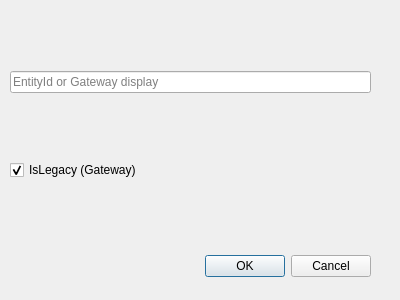
<?xml version="1.0" encoding="UTF-8"?>
<ui version="4.0">
 <class>VDCall</class>
 <widget class="QDialog" name="VDCall">
  <property name="geometry">
   <rect>
    <x>0</x>
    <y>0</y>
    <width>400</width>
    <height>300</height>
   </rect>
  </property>
  <property name="windowTitle">
   <string>Dialog</string>
  </property>
  <widget class="QDialogButtonBox" name="buttonBox">
   <property name="geometry">
    <rect>
     <x>30</x>
     <y>251</y>
     <width>341</width>
     <height>31</height>
    </rect>
   </property>
   <property name="orientation">
    <enum>Qt::Horizontal</enum>
   </property>
   <property name="standardButtons">
    <set>QDialogButtonBox::Cancel|QDialogButtonBox::Ok</set>
   </property>
  </widget>
  <widget class="QWidget" name="verticalLayoutWidget">
   <property name="geometry">
    <rect>
     <x>10</x>
     <y>10</y>
     <width>361</width>
     <height>231</height>
    </rect>
   </property>
   <layout class="QVBoxLayout" name="verticalLayout">
    <item>
     <widget class="QLineEdit" name="lineToCall">
      <property name="text">
       <string/>
      </property>
      <property name="placeholderText">
       <string>EntityId or Gateway display</string>
      </property>
     </widget>
    </item>
    <item>
     <widget class="QCheckBox" name="checkBoxIsGateway">
      <property name="text">
       <string>IsLegacy (Gateway)</string>
      </property>
      <property name="checked">
       <bool>true</bool>
      </property>
     </widget>
    </item>
   </layout>
  </widget>
 </widget>
 <resources/>
 <connections>
  <connection>
   <sender>buttonBox</sender>
   <signal>accepted()</signal>
   <receiver>VDCall</receiver>
   <slot>accept()</slot>
   <hints>
    <hint type="sourcelabel">
     <x>248</x>
     <y>254</y>
    </hint>
    <hint type="destinationlabel">
     <x>157</x>
     <y>274</y>
    </hint>
   </hints>
  </connection>
  <connection>
   <sender>buttonBox</sender>
   <signal>rejected()</signal>
   <receiver>VDCall</receiver>
   <slot>reject()</slot>
   <hints>
    <hint type="sourcelabel">
     <x>316</x>
     <y>260</y>
    </hint>
    <hint type="destinationlabel">
     <x>286</x>
     <y>274</y>
    </hint>
   </hints>
  </connection>
 </connections>
</ui>
